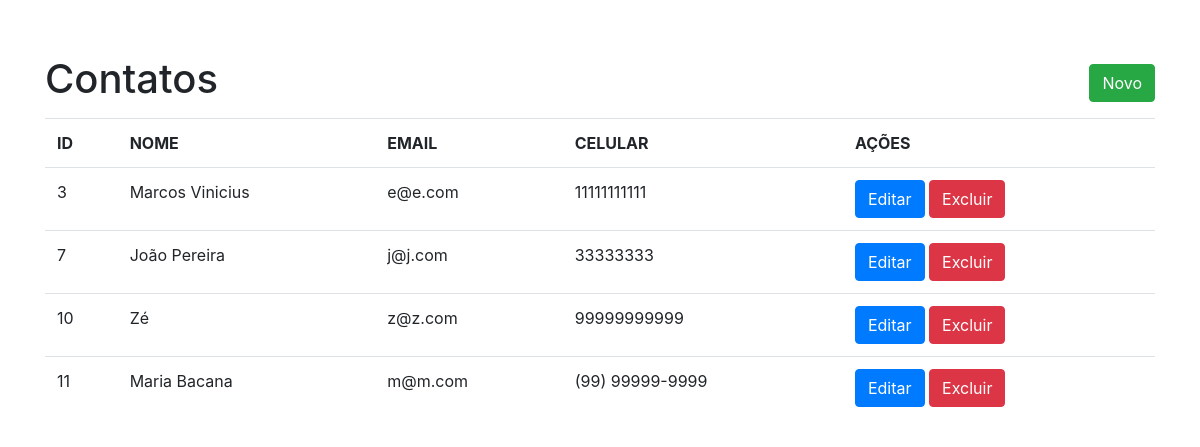
Before: / with the older database file.
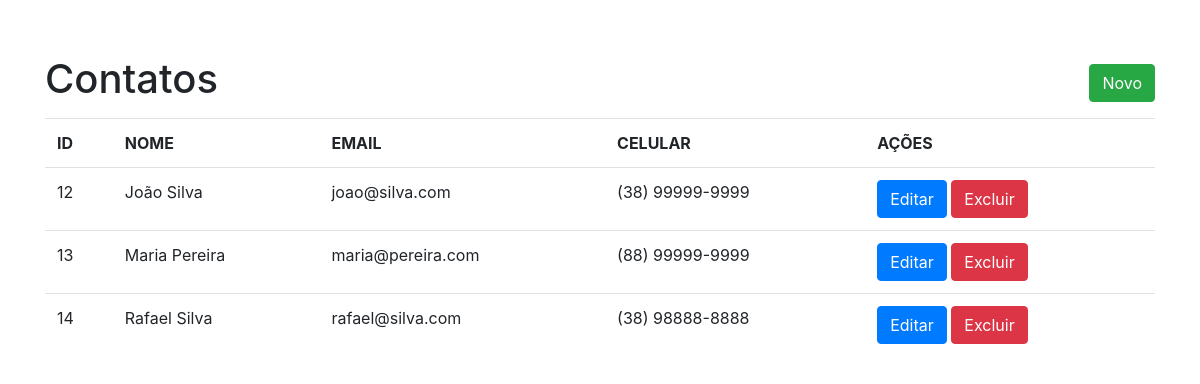
After: the same page with the newer database file.
### tables this page shows
CREATE TABLE `contatos` (
  `id` int(11) NOT NULL,
  `nome` varchar(45) NOT NULL,
  `email` varchar(45) NOT NULL,
  `celular` varchar(15) DEFAULT NULL
);

### dao/ContatoDaoMysql.php (called while the page is built, shortened)
<?php
require_once 'models/Contato.php';
class ContatoDaoMysql implements ContatoDAO {
    private $pdo;
    public function __construct(PDO $driver) {
        $this->pdo = $driver;
    }
    public function findAll() {
        $array = [];
        $sql = $this->pdo->query("SELECT * FROM contatos");
        if($sql->rowCount() > 0) {
            $data = $sql->fetchAll();
            foreach($data as $item) {
                $contato = new Contato();
                $contato->setId($item['id']);
                $contato->setNome($item['nome']);
                $contato->setEmail($item['email']);
                $contato->setCelular($item['celular']);
                $array[] = $contato;
            }
        }
        return $array;
    }
}

### models/Contato.php (called while the page is built, shortened)
<?php
class Contato {
    private $id;
    private $nome;
    private $email;
    private $celular;
    public function getId() {
        return $this->id;
    }
    public function setId($id) {
        $this->id = trim($id);
    }
    public function getNome() {
        return $this->nome;
    }
    public function setNome($nome) {
        $this->nome = ucwords(trim($nome));
    }
    public function getEmail() {
        return $this->email;
    }
    public function setEmail($email) {
        $this->email = strtolower(trim($email));
    }
    public function getCelular() {
        return $this->celular;
    }
    public function setCelular($celular) {
        $this->celular = strtolower(trim($celular));
    }
}

### index.php (the view, shortened to what this page needs)
<?php
    include("header.php");
    require 'config.php';
    require 'dao/ContatoDaoMysql.php';
    $contatoDao = new ContatoDaoMysql($pdo);
    $lista = $contatoDao->findAll();
?>
<div class="d-flex justify-content-between align-items-center">
    <h1>Contatos</h1>
    <a href="" class="btn btn-success mt-3 mb-3" data-toggle="modal" data-target="#modalAdicionar">Novo</a>
</div>
<table class="table table-hover">
    <tr>
        <th scope="col">ID</th>
        <th scope="col">NOME</th>
        <th scope="col">EMAIL</th>
        <th scope="col">CELULAR</th>
        <th scope="col">AÇÕES</th>
    </tr>
    <?php foreach($lista as $contato): ?>
        <tr>
            <td><?=$contato->getId();?></td>
            <td><?=$contato->getNome();?></td>
            <td><?=$contato->getEmail();?></td>
            <td><?=$contato->getCelular();?></td>
            <td>
                <a href="" class="btn btn-primary" data-toggle="modal" data-target="#modalEditar<?=$contato->getId();?>">Editar</a>
                <a class="btn btn-danger" href="excluir.php?id=<?=$contato->getId();?>" onclick="return confirm('Tem certeza que deseja excluir?')">Excluir</a>
            </td>
        </tr>
    <?php endforeach; ?>
</table>
<?php include("footer.php"); ?>

### header.php (shortened to what this page needs)
<!DOCTYPE html>
<html lang="pt-br">
<head>
    <link rel="stylesheet" href="https://maxcdn.bootstrapcdn.com/bootstrap/4.0.0/css/bootstrap.min.css">
</head>
<body class="mt-5 d-flex justify-content-center align-items-center">
    <div class="container">

### footer.php (shortened to what this page needs)
    </div>
</body>
</html>

Changed rows visible on the page:
removed contatos: id "3", nome "Marcos Vinicius", email "e@e.com", celular "11111111111"
removed contatos: id "7", nome "João Pereira", email "j@j.com", celular "33333333"
removed contatos: id "10", nome "Zé", email "z@z.com", celular "99999999999"
removed contatos: id "11", nome "Maria Bacana", email "m@m.com", celular "(99) 99999-9999"
added contatos: id "12", nome "João Silva", email "joao@silva.com", celular "(38) 99999-9999"
added contatos: id "13", nome "Maria Pereira", email "maria@pereira.com", celular "(88) 99999-9999"
added contatos: id "14", nome "Rafael Silva", email "rafael@silva.com", celular "(38) 98888-8888"
